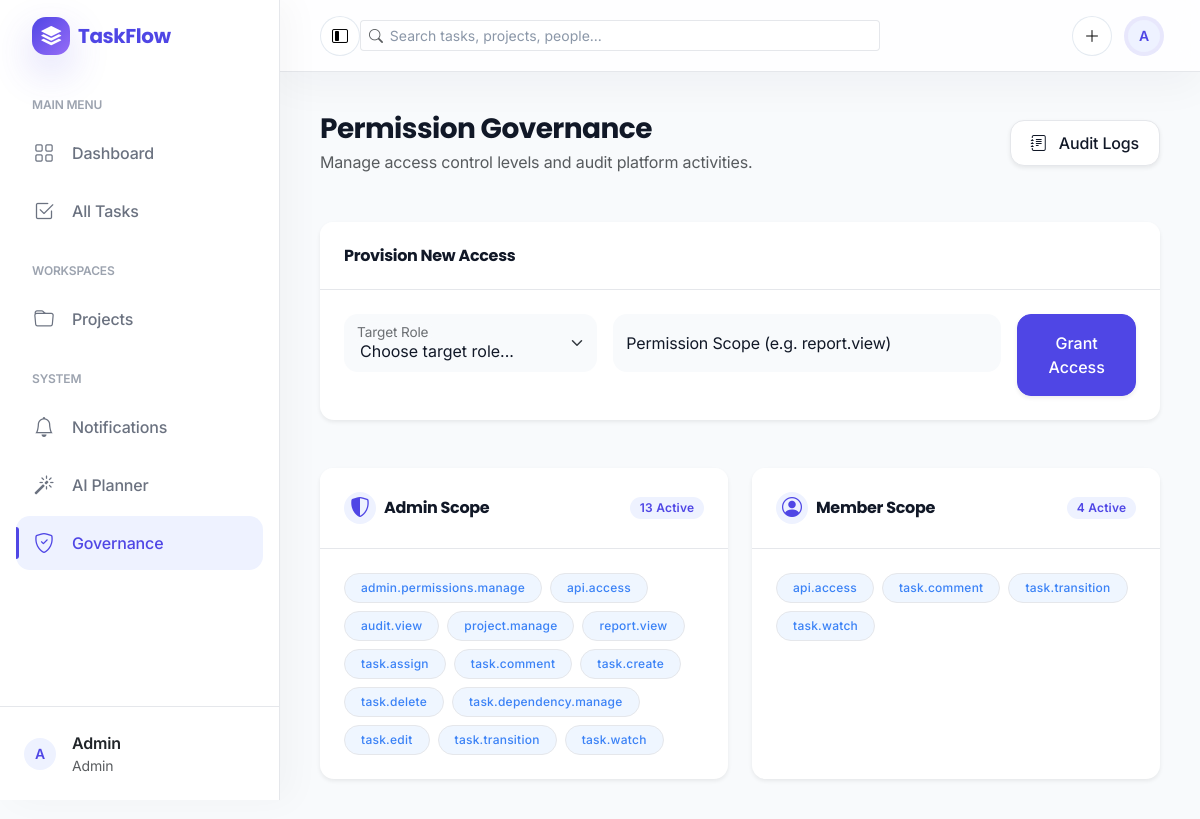
Screenshot of /admin/permissions (signed in) with the database file from the repository.
### models/user.py (models this page shows, shortened)
class User(UserMixin, db.Model):
    __tablename__ = 'users'
    id = db.Column(db.Integer, primary_key=True)
    name = db.Column(db.String(80), nullable=False)
    email = db.Column(db.String(120), unique=True, nullable=False, index=True)
    password = db.Column(db.String(255), nullable=False)
    role = db.Column(db.Enum(UserRole), nullable=False, default=UserRole.MEMBER)
    skills = db.Column(db.Text, nullable=True)  # Comma-separated skills or free text
    created_at = db.Column(db.DateTime, default=datetime.utcnow, nullable=False)
    updated_at = db.Column(db.DateTime, default=datetime.utcnow, onupdate=datetime.utcnow, nullable=False)
    projects = db.relationship('Project', back_populates='creator', lazy=True, cascade='all, delete-orphan')
    assigned_tasks = db.relationship('Task', back_populates='assignee', lazy=True)
    def is_admin(self):
        return self.role == UserRole.ADMIN
    def has_permission(self, permission: str) -> bool:
        if self.is_admin():
            return True

### routes/admin.py (the view, shortened to what this page needs)
@admin_bp.route("/admin/permissions", methods=["GET", "POST"])
@login_required
@permission_required("admin.permissions.manage")
def permissions():
    role_permissions = {}
    for role in UserRole:
        dynamic = [rp.permission for rp in RolePermission.query.filter_by(role=role.value).all()]
        role_permissions[role.value] = sorted(set(DEFAULT_ROLE_PERMISSIONS.get(role.value, set())).union(dynamic))
    return render_template("admin_permissions.html", role_permissions=role_permissions)

### app.py (called while the page is built)
@login_manager.user_loader
def load_user(user_id):
    return User.query.get(int(user_id))

@app.context_processor
def inject_notification_count():
    from flask_login import current_user
    if not current_user.is_authenticated:
        return {"unread_notifications_count": 0}
    unread_count = Notification.query.filter_by(user_id=current_user.id, is_read=False).count()
    return {"unread_notifications_count": unread_count}

### templates/admin_permissions.html (shortened to what this page needs)
{% extends "layout.html" %}
{% block content %}
<div class="row g-4 mb-5">
    <div class="col-12 d-flex flex-column flex-md-row align-items-md-center justify-content-between">
        <div>
            <h1 class="h3 fw-bold mb-1">Permission Governance</h1>
            <p class="text-muted mb-0">Manage access control levels and audit platform activities.</p>
        </div>
        <div class="mt-3 mt-md-0">
            <a class="btn btn-white border shadow-sm" href="{{ url_for('admin.audit_logs') }}">
                <i class="bi bi-journal-text me-2"></i> Audit Logs
            </a>
        </div>
    </div>
</div>
<div class="row g-4">
    <div class="col-lg-12">
        <div class="card border-0 shadow-sm mb-4">
            <div class="card-header bg-white">
                <h6 class="mb-0 fw-bold">Provision New Access</h6>
            </div>
            <div class="card-body p-4">
                <form method="POST" class="row g-3">
                    <div class="col-md-4">
                        <div class="form-floating">
                            <select name="role" class="form-select bg-light border-0" id="roleSelect" required>
                                <option value="">Choose target role...</option>
                            </select>
                            <label for="roleSelect">Target Role</label>
                        </div>
                    </div>
                    <div class="col-md-6">
                        <div class="form-floating">
                            <input name="permission" class="form-control bg-light border-0" id="permKey" placeholder="permission.key" required>
                            <label for="permKey">Permission Scope (e.g. report.view)</label>
                        </div>
                    </div>
                    <div class="col-md-2">
                        <button class="btn btn-primary w-100 h-100 py-3 shadow-sm">Grant Access</button>
                    </div>
                </form>
            </div>
        </div>
    </div>
    {% for role, permissions in role_permissions.items() %}
    <div class="col-md-6">
        <div class="card border-0 shadow-sm h-100">
            <div class="card-header bg-white d-flex align-items-center justify-content-between">
                <div class="d-flex align-items-center">
                    <div class="bg-primary-light text-primary rounded-circle p-2 me-2" style="width: 32px; height: 32px; display: flex; align-items: center; justify-content: center;">
                        <i class="bi {{ 'bi-shield-shaded' if role == 'admin' else 'bi-person-circle' }} fs-5"></i>
                    </div>
                    <h6 class="mb-0 fw-bold">{{ role|capitalize }} Scope</h6>
                </div>
                <span class="badge badge-soft-primary">{{ permissions|length }} Active</span>
            </div>
            <div class="card-body">
                <div class="d-flex flex-wrap gap-2">
                    {% for permission in permissions %}
                    <div class="badge badge-soft-info border border-info-light py-2 px-3 fw-medium">
                        {{ permission }}
                    </div>
                    {% else %}
                    <div class="text-center w-100 py-4">
                        <i class="bi bi-slash-circle text-light fs-1 mb-2 d-block"></i>
                        <p class="text-muted small">No specific permissions configured.</p>
                    </div>
                    {% endfor %}
                </div>
            </div>
        </div>
    </div>
    {% endfor %}
</div>
{% endblock %}

### templates/layout.html (shortened to what this page needs)
<!DOCTYPE html>
<html lang="en">
<head>
    <link href="https://cdn.jsdelivr.net/npm/bootstrap@5.3.0/dist/css/bootstrap.min.css" rel="stylesheet">
    <link rel="stylesheet" href="https://cdn.jsdelivr.net/npm/bootstrap-icons@1.11.0/font/bootstrap-icons.css">
    <link rel="stylesheet" href="{{ url_for('static', filename='css/style.css') }}">
</head>
<body>
    {% if current_user.is_authenticated %}
    <div id="sidebar">
        <div class="sidebar-brand">
            <span class="tf-brand-mark me-2"><i class="bi bi-stack"></i></span>
            <span class="tf-brand-name">TaskFlow</span>
        </div>
        <div class="sidebar-nav">
            <div class="nav-label">Main Menu</div>
            <a href="{{ url_for('dashboard') }}" class="sidebar-link {{ 'active' if request.endpoint == 'dashboard' else '' }}">
                <i class="bi bi-grid"></i>
                <span>Dashboard</span>
            </a>
            <a href="{{ url_for('task.tasks') }}" class="sidebar-link {{ 'active' if 'task' in request.endpoint else '' }}">
                <i class="bi bi-check2-square"></i>
                <span>All Tasks</span>
            </a>
            <div class="nav-label mt-4">Workspaces</div>
            {% if current_user.role.value == 'admin' %}
            <a href="{{ url_for('project.projects') }}" class="sidebar-link {{ 'active' if 'project' in request.endpoint else '' }}">
                <i class="bi bi-folder"></i>
                <span>Projects</span>
            </a>
            {% endif %}
            <div class="nav-label mt-4">System</div>
            <a href="{{ url_for('notification.list_notifications') }}" class="sidebar-link {{ 'active' if 'notification' in request.endpoint else '' }}">
                <i class="bi bi-bell"></i>
                <span>Notifications</span>
            </a>
            {% if current_user.role.value == 'admin' %}
            <a href="{{ url_for('ai_planning.planning_index') }}" class="sidebar-link {{ 'active' if 'ai_planning' in request.endpoint else '' }}">
                <i class="bi bi-magic"></i>
                <span>AI Planner</span>
            </a>
            <a href="{{ url_for('admin.permissions') }}" class="sidebar-link {{ 'active' if 'admin' in request.endpoint else '' }}">
                <i class="bi bi-shield-check"></i>
                <span>Governance</span>
            </a>
            {% endif %}
        </div>
        <div class="position-absolute bottom-0 w-100 p-4 border-top">
            <div class="d-flex align-items-center">
                <div class="avatar-initials me-3">
                    {{ current_user.name[:1].upper() }}
                </div>
                <div class="flex-grow-1 text-truncate">
                    <div class="fw-semibold text-dark">{{ current_user.name }}</div>
                    <div class="text-muted small">{{ current_user.role.value | capitalize }}</div>
                </div>
            </div>
        </div>
    </div>
    <div class="main-content">
        <header id="top-nav">
            <div class="d-flex align-items-center gap-2">
                <button type="button" class="tf-icon-btn d-none d-lg-inline-flex" id="sidebar-collapse" aria-label="Collapse navigation">
                    <i class="bi bi-layout-sidebar-inset"></i>
                </button>
            </div>
            <div class="d-none d-md-flex align-items-center flex-grow-1">
                <div class="input-group input-group-sm tf-search">
                    <span class="input-group-text bg-transparent border-end-0"><i class="bi bi-search text-muted"></i></span>
                    <input type="text" class="form-control border-start-0 ps-0" placeholder="Search tasks, projects, people...">
                </div>
            </div>
            <div class="ms-auto d-flex align-items-center gap-3">
                <div class="dropdown">
                    <button class="tf-icon-btn" type="button" data-bs-toggle="dropdown" aria-label="Create">
                        <i class="bi bi-plus-lg"></i>
                    </button>
                </div>
                <div class="dropdown">
                    <a href="#" class="d-flex align-items-center text-dark text-decoration-none" data-bs-toggle="dropdown">
                        <div class="avatar-initials tf-avatar-ring">
                            {{ current_user.name[:1].upper() }}
                        </div>
                    </a>
                </div>
            </div>
        </header>
        <main id="content-wrapper">
            <div class="fade-in">
                {% block content %}{% endblock %}
            </div>
        </main>
    </div>
    {% endif %}
</body>
</html>

### rows the page displays
User: name "A", name "Admin", role.value "Admin"

### other values shown
{{ role|capitalize }} "Admin" "Member"
{{ permissions|length }} "13" "4"
{{ permission }} "admin.permissions.manage" "api.access" "audit.view" "project.manage" "report.view" "task.assign" "task.comment" "task.create" "task.delete" "task.dependency.manage" "task.edit" "task.transition" "task.watch" "api.access" "task.comment" "task.transition" "task.watch"
